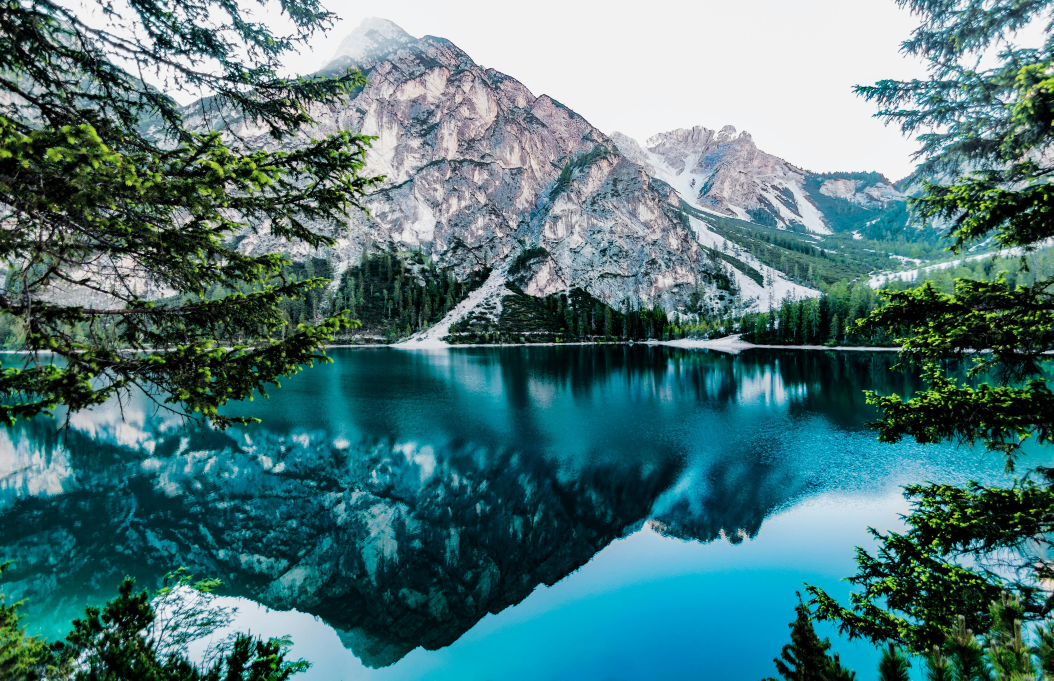
#> input picture Lab/image.jpg, 5266 x 3403 px (shown at 1/5 size)
$ jupyter execute 'Lab 4.ipynb'   (shell and % lines are left out)
#> lines starting #> are read from the running program, lines starting #| are printed output that depends on the picture
## Machine Vision Lab 4
### 22BAI1037
### Gorav Jhabakh

[cell 1]
import cv2
import numpy as np
import matplotlib.pyplot as plt

[cell 2]
img= cv2.imread("image.jpg")
#> img is the input picture: shape (3403, 5266, 3); mean B, G, R 122.4, 120.4, 78.5
img.shape
#> Out = (3403, 5266, 3)

[cell 3]
plt.imshow(img)
plt.axis('off')

[cell 4]
gray_img = cv2.cvtColor(img,cv2.COLOR_BGR2GRAY)
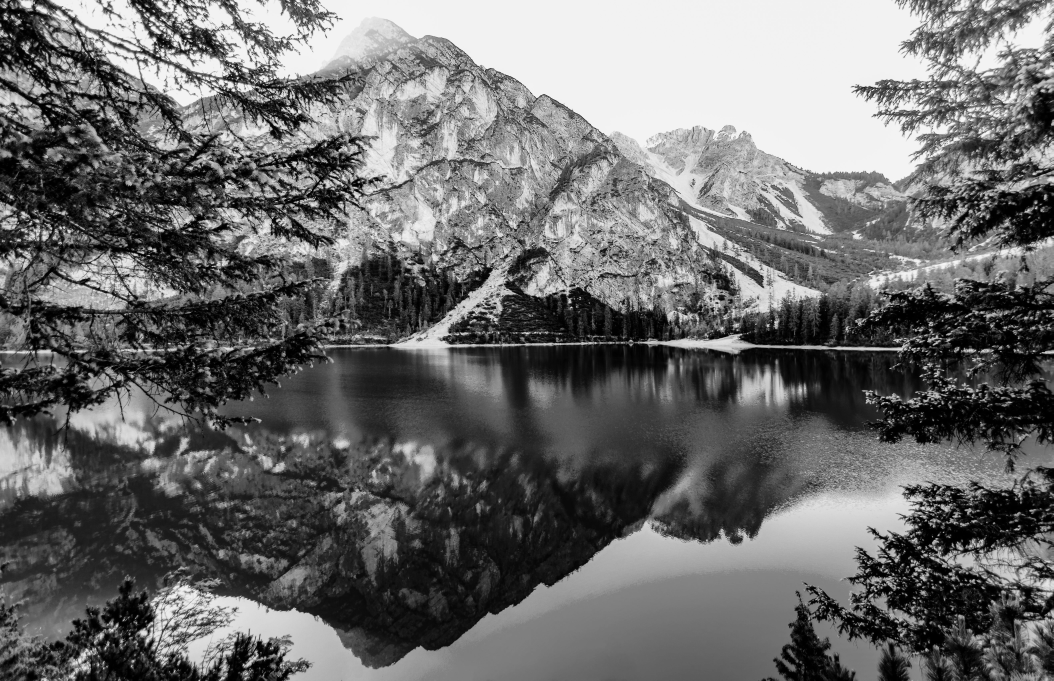
#> gray_img: shape (3403, 5266) (shown at 1/5 size); min 0, max 255, mean 108.1
plt.imshow(gray_img, cmap='gray')
plt.axis('off')

[cell 5]
gray_img = cv2.resize(gray_img, (155,100))
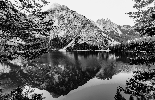
#> gray_img: shape (100, 155); min 0, max 248, mean 108.2
plt.imshow(gray_img, cmap='gray')
plt.axis('off')

#### Gaussian Filter

[cell 6]
def gaussianFilter(img):
    kernel = np.array([[1, 2, 2, 1],
                       [2, 4, 4, 2],
                       [2, 4, 4, 2],
                       [1, 2, 2, 1]])/ 36.0

    rows,cols = img.shape
#> rows = 100; cols = 155
    padded = np.pad(img, pad_width=2, mode='constant', constant_values=0)
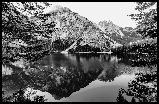
#> padded: shape (104, 159); min 0, max 248, mean 101.4
    output = np.zeros_like(img)

    for i in range(rows):
        for j in range(cols):
            box = padded[i:i+4, j:j+4]
            output[i,j] = np.sum(box*kernel)
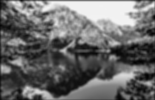
#> output: shape (100, 155); min 2, max 243, mean 106.3
    return output

[cell 7]
gaussian_img = gaussianFilter(gray_img)

plt.figure(figsize=(12,6))
plt.subplot(1,2,1)
plt.imshow(gray_img, cmap='gray')
plt.title('Grayscale Image')
plt.axis('off')

plt.subplot(1,2,2)
plt.imshow(gaussian_img, cmap='gray')
plt.axis('off')
plt.title('Grayscale image with Gaussian filter')
plt.show()

#### Min Filter

[cell 8]
def minFilter(img):

    padded = np.pad(img, pad_width=1, mode='constant', constant_values=0)
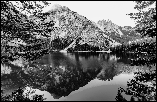
#> padded: shape (102, 157); min 0, max 248, mean 104.7
    output = np.zeros_like(img)
    rows,cols = img.shape
#> rows = 100; cols = 155

    for i in range(rows):
        for j in range(cols):
            box = padded[i:i+3, j:j+3]
            output[i,j] = np.min(box)
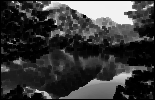
#> output: shape (100, 155); min 0, max 243, mean 57.9
    return output

[cell 9]
min_img = minFilter(gray_img)

plt.figure(figsize=(12,6))
plt.subplot(1,2,1)
plt.imshow(gray_img, cmap='gray')
plt.title('Grayscale Image')
plt.axis('off')

plt.subplot(1,2,2)
plt.imshow(min_img, cmap='gray')
plt.axis('off')
plt.title('Grayscale image with Min filter')
plt.show()

#### Max filter

[cell 10]
def maxFilter(img):

    padded = np.pad(img, pad_width=1, mode='constant', constant_values=0)
    output = np.zeros_like(img)
    rows,cols = img.shape
#> rows = 100; cols = 155

    for i in range(rows):
        for j in range(cols):
            box = padded[i:i+3, j:j+3]
            output[i,j] = np.max(box)
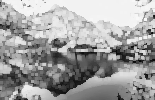
#> output: shape (100, 155); min 6, max 248, mean 160.7
    return output

[cell 11]
max_img = maxFilter(gray_img)

plt.figure(figsize=(12,6))
plt.subplot(1,2,1)
plt.imshow(gray_img, cmap='gray')
plt.title('Grayscale Image')
plt.axis('off')

plt.subplot(1,2,2)
plt.imshow(max_img, cmap='gray')
plt.axis('off')
plt.title('Grayscale image with Max filter')
plt.show()

[cell 12]
def medianFilter(img):

    padded = np.pad(img, pad_width=1, mode='constant', constant_values=0)
    output = np.zeros_like(img)
    rows,cols = img.shape
#> rows = 100; cols = 155

    for i in range(rows):
        for j in range(cols):
            box = padded[i:i+3, j:j+3]
            output[i,j] = np.median(box)
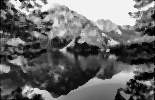
#> output: shape (100, 155); min 0, max 243, mean 105.8
    return output

[cell 13]
median_img = medianFilter(gray_img)

plt.figure(figsize=(12,6))
plt.subplot(1,2,1)
plt.imshow(gray_img, cmap='gray')
plt.title('Grayscale Image')
plt.axis('off')

plt.subplot(1,2,2)
plt.imshow(median_img, cmap='gray')
plt.axis('off')
plt.title('Grayscale image with Median filter')
plt.show()

$ run again, with Lab/building.jpg copied over Lab/image.jpg
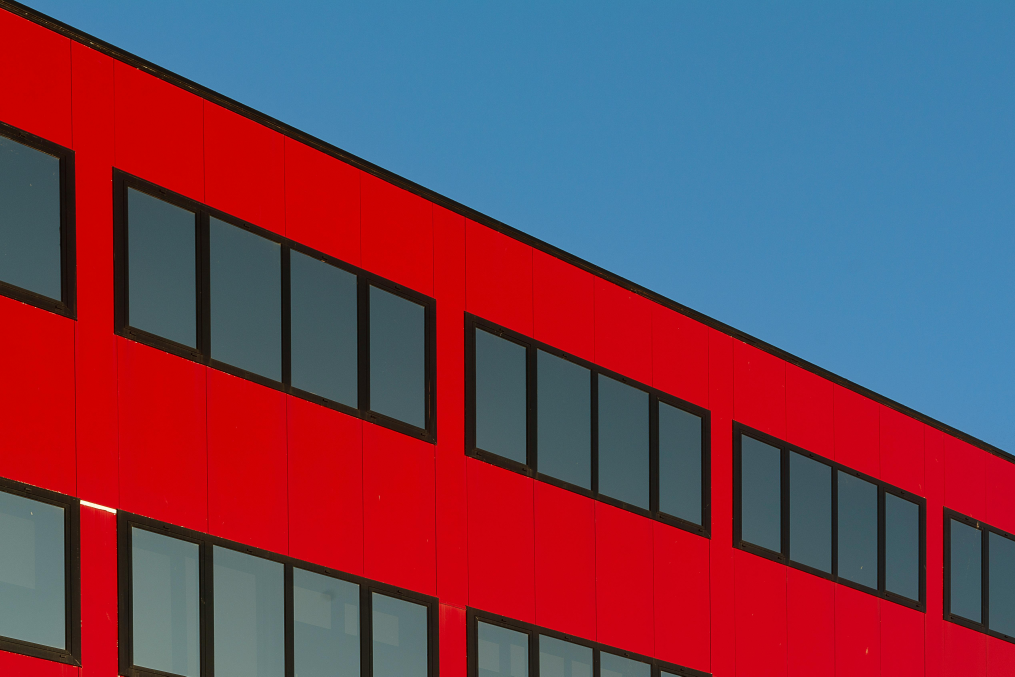
#> input picture Lab/building.jpg, 5075 x 3383 px (shown at 1/5 size)
#> img is the input picture: shape (3383, 5075, 3); mean B, G, R 85.1, 66.6, 117
#> after the loop in maxFilter, `for i in range(rows):`:
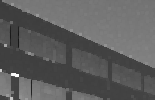
#> output: shape (100, 155); min 22, max 252, mean 93.7
#> after the loop in medianFilter, `for i in range(rows):`:
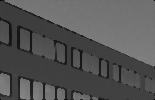
#> output: shape (100, 155); min 0, max 134, mean 84.3

$ run again, with Lab/leaf.jpg copied over Lab/image.jpg
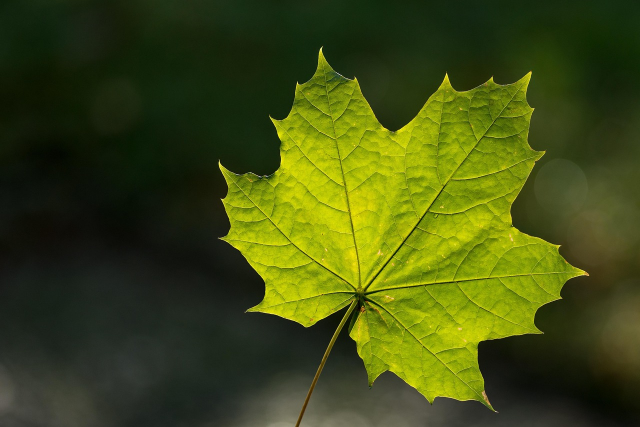
#> input picture Lab/leaf.jpg, 1280 x 854 px (shown at 1/2 size)
#> img is the input picture: shape (854, 1280, 3); mean B, G, R 18.1, 75.1, 63.9
#> after the loop in maxFilter, `for i in range(rows):`:
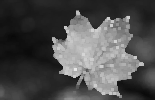
#> output: shape (100, 155); min 8, max 230, mean 77.4
#> after the loop in medianFilter, `for i in range(rows):`:
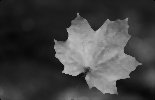
#> output: shape (100, 155); min 0, max 194, mean 65
